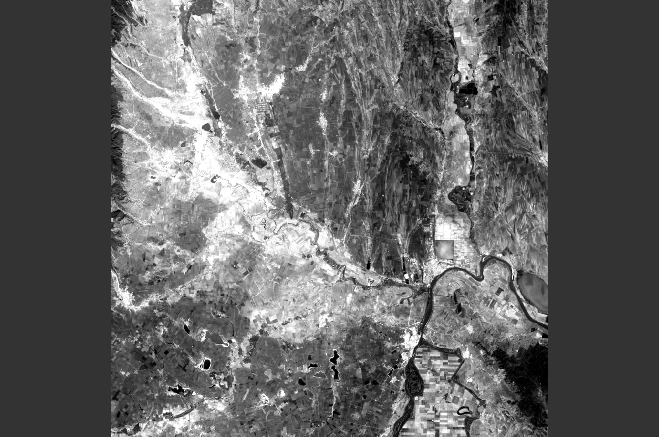
#> input picture alberto/img/S2B_MSIL1C_20220326T090609_N0400_R050_T35TNL_20220329T104039_B1.bmp, 1318 x 873 px, found by its file name (shown at 1/2 size)
$ jupyter execute --allow-errors Training_and_HPO.ipynb   (shell and % lines are left out)
#> lines starting #> are read from the running program, lines starting #| are printed output that depends on the picture
### Total Nitrogen Estimation in Agricultural Soils via Aerial Multispectral Imaging and LIBS

### Defining libraies

[cell 1]
import numpy as np
import pandas as pd
import matplotlib.pyplot as plt
import sklearn
import cv2
from sklearn.neural_network import MLPRegressor
from sklearn.svm import SVC,SVR
from sklearn.metrics import mean_squared_error
from sklearn.model_selection import train_test_split,cross_val_score
import itertools
import warnings
from sklearn.linear_model import LinearRegression
from sklearn.metrics import mean_squared_error
from sklearn.model_selection import GridSearchCV
from sklearn.model_selection import RandomizedSearchCV
#from evolutionary_search import EvolutionaryAlgorithmSearchCV
from scipy.stats import randint as sp_randint
import scipy.stats as stats
from random import randrange as sp_randrange
from math import sqrt
warnings.filterwarnings('ignore')
np.set_printoptions(precision=2)

### Loading the dataset- Multispectral characteristics of the soil and crops in red, near-infrared, and green spectral bands, computedvegetation indices, and environmental variables including air temperature and relative humidity

#> (a cell that did not finish here is left out)

### Defining inputs and target

#> (a cell that did not finish here is left out)

Loads the image

[cell 4]
b1 = cv2.imread("./content/S2B_MSIL1C_20220326T090609_N0400_R050_T35TNL_20220329T104039_B1.bmp", 0)
#> b1 is the input picture: shape (873, 1318); min 0, max 255, mean 99.3
b3 = cv2.imread("./content/S2B_MSIL1C_20220326T090609_N0400_R050_T35TNL_20220329T104039_B3.bmp", 0)
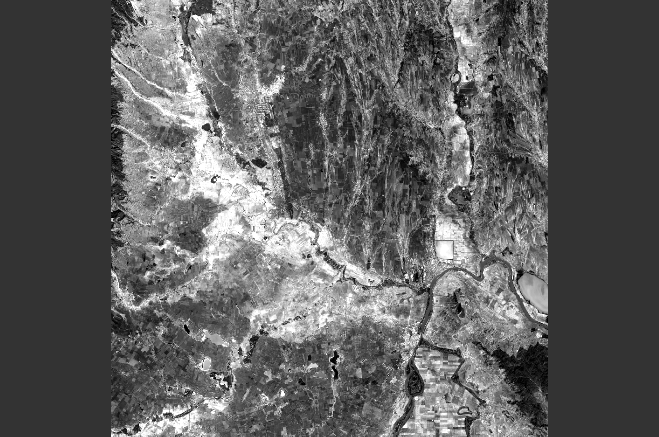
#> input picture alberto/img/S2B_MSIL1C_20220326T090609_N0400_R050_T35TNL_20220329T104039_B3.bmp, 1318 x 873 px, found by its file name (shown at 1/2 size)
#> b3 is the input picture: shape (873, 1318); min 0, max 255, mean 95.6
b2 = cv2.imread("./content/S2B_MSIL1C_20220326T090609_N0400_R050_T35TNL_20220329T104039_B2.bmp", 0)
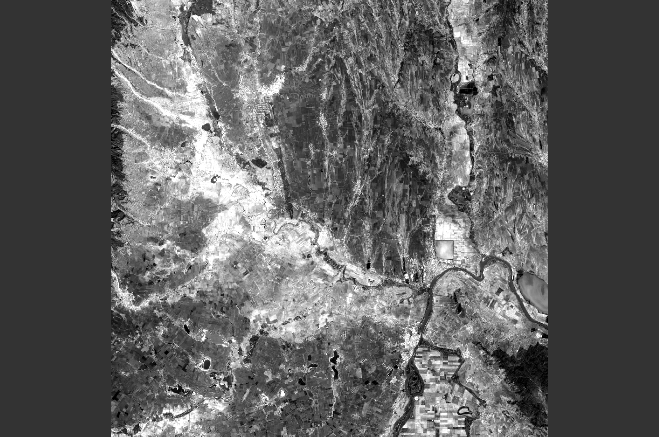
#> input picture alberto/img/S2B_MSIL1C_20220326T090609_N0400_R050_T35TNL_20220329T104039_B2.bmp, 1318 x 873 px, found by its file name (shown at 1/2 size)
#> b2 is the input picture: shape (873, 1318); min 0, max 255, mean 96.9
b4 = cv2.imread("./content/S2B_MSIL1C_20220326T090609_N0400_R050_T35TNL_20220329T104039_B4.bmp", 0)
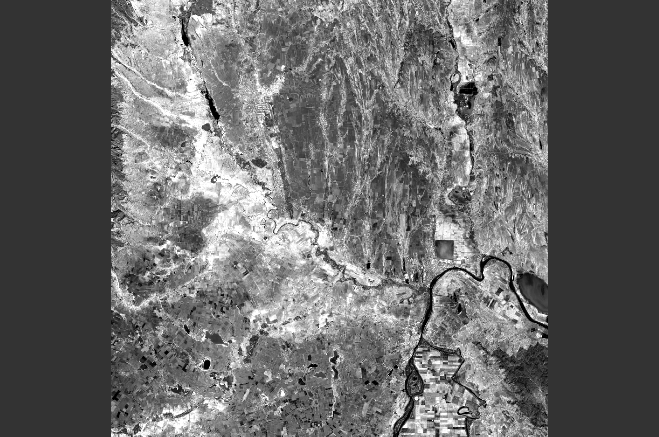
#> input picture alberto/img/S2B_MSIL1C_20220326T090609_N0400_R050_T35TNL_20220329T104039_B4.bmp, 1318 x 873 px, found by its file name (shown at 1/2 size)
#> b4 is the input picture: shape (873, 1318); min 0, max 255, mean 105.4
b5 = cv2.imread("./content/S2B_MSIL1C_20220326T090609_N0400_R050_T35TNL_20220329T104039_B5.bmp", 0)
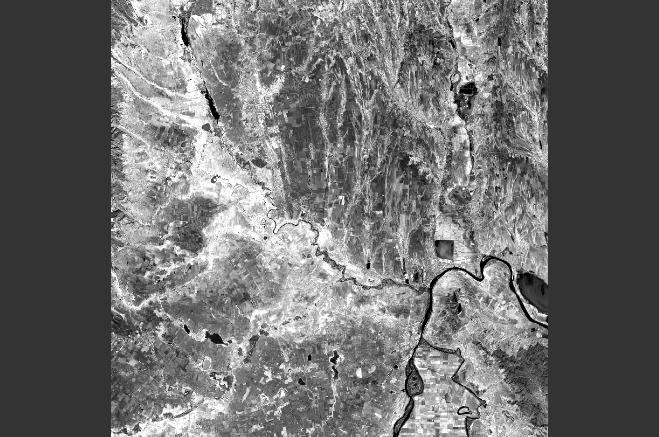
#> input picture alberto/img/S2B_MSIL1C_20220326T090609_N0400_R050_T35TNL_20220329T104039_B5.bmp, 1318 x 873 px, found by its file name (shown at 1/2 size)
#> b5 is the input picture: shape (873, 1318); min 0, max 255, mean 110.4
b6 = cv2.imread("./content/S2B_MSIL1C_20220326T090609_N0400_R050_T35TNL_20220329T104039_B6.bmp", 0)
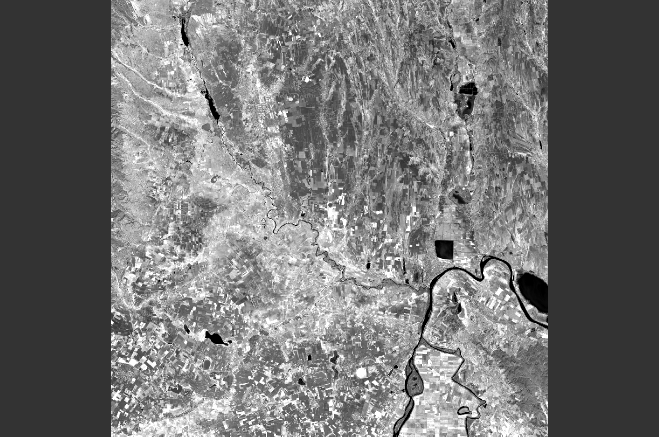
#> input picture alberto/img/S2B_MSIL1C_20220326T090609_N0400_R050_T35TNL_20220329T104039_B6.bmp, 1318 x 873 px, found by its file name (shown at 1/2 size)
#> b6 is the input picture: shape (873, 1318); min 0, max 255, mean 114.9
b7 = cv2.imread("./content/S2B_MSIL1C_20220326T090609_N0400_R050_T35TNL_20220329T104039_B7.bmp", 0)
b8 = cv2.imread("./content/S2B_MSIL1C_20220326T090609_N0400_R050_T35TNL_20220329T104039_B8.bmp", 0)
b8a = cv2.imread("./content/S2B_MSIL1C_20220326T090609_N0400_R050_T35TNL_20220329T104039_B8A.bmp", 0)
b9 = cv2.imread("./content/S2B_MSIL1C_20220326T090609_N0400_R050_T35TNL_20220329T104039_B9.bmp", 0)
b10 = cv2.imread("./content/S2B_MSIL1C_20220326T090609_N0400_R050_T35TNL_20220329T104039_B10.bmp", 0)

[cell 5]
#shape == 873x1318
b8 = cv2.imread("./content/S2B_MSIL1C_20220326T090609_N0400_R050_T35TNL_20220329T104039_B1.bmp", 0)
b9 = cv2.imread("./content/S2B_MSIL1C_20220326T090609_N0400_R050_T35TNL_20220329T104039_B1.bmp")
print(b8.shape)
#| (873, 1318)
print(b9.shape)
#| (873, 1318, 3)

### HOW TO OPEN TIFF

[cell 6]
from osgeo import gdal
#> (the rest of this cell did not finish here and is left out)

[cell 7]
plt.imshow(b8)
plt.show()

[cell 8]
data = np.array(b8)
flatten = data.flatten()
print(data.shape)
#| (873, 1318)
print(flatten.shape)
#| (1150614,)

try to reassamble

[cell 9]
img = flatten.reshape(873,1318)
plt.imshow(img)
plt.colorbar()
plt.show()
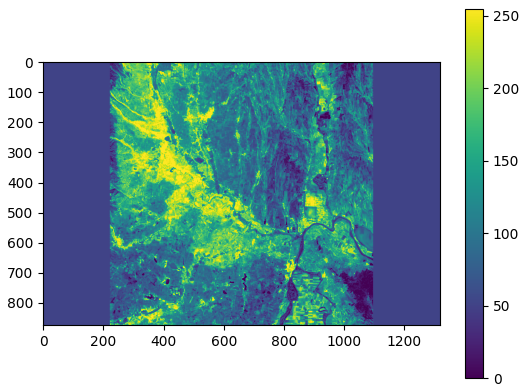
#> figure drawn by matplotlib, 2 panels

build pd dataframe
i need 3-4-8
and compute NDVI

[cell 10]
#b3 = cv2.imread("./content/S2B_MSIL1C_20220326T090609_N0400_R050_T35TNL_20220329T104039_B3.bmp", 0)
#b4 = cv2.imread("./content/S2B_MSIL1C_20220326T090609_N0400_R050_T35TNL_20220329T104039_B4.bmp",0)
#b8 = cv2.imread("./content/S2B_MSIL1C_20220326T090609_N0400_R050_T35TNL_20220329T104039_B8.bmp",0)

#flatten
dum1 = np.array(b3)
dum2 =np.array(b4)
dum3 =np.array(b8)

flat3 = dum1.flatten()
flat4 =dum2.flatten()
flat8 =dum3.flatten()

#print(flat4[220:600])
#print("NEWNEW", flat8[200:600])
NVIDnum = np.subtract(flat8,flat4,dtype=np.int16)
NVIDden = np.add(flat4,flat8,dtype=np.int16)
NVIDden = NVIDden.astype('float')
NVIDden[NVIDden==0] = 0.1
n_zero = np.count_nonzero(NVIDden)
#> n_zero = 1150614
print(n_zero, "NONZER")
#| 1150614 NONZER
print(NVIDden.shape)
#| (1150614,)
NVID = np.divide(NVIDnum,NVIDden)
nan = np.count_nonzero(np.isnan(NVID))
#> nan = 0
print(nan,"NAN number")
#| 0 NAN number
#print("NEW",NVID[200:600])

df1 = pd.DataFrame({"NVID":NVID,"RED":flat4,'NIR':flat8, "G":flat3})
#> df1 = table of 1150614 rows and 4 columns
print(df1.shape)
#| (1150614, 4)
#iniziano a essere != 0 dal 222
#remove useless? am I breaking smth?
#this is the only one i use => then resubstitue in the original one => easier to retriev pic
dfpredict = df1[(df1.NIR != 51) & (df1.RED !=51) & (df1.G!=51)]
#> dfpredict = table of 754037 rows and 4 columns
print(dfpredict.shape,"dataframe without useless")
#| (754037, 4) dataframe without useless
#this is the rows that have NaN
#a= df[df.isna().any(axis=1)]
#print(a.shape)
#nice
dfpredict = dfpredict.dropna()
print("dataframw without nans",dfpredict.shape)
#| dataframw without nans (754037, 4)
dfpredict.head(100)
#> Out = table of 100 rows and 4 columns

### PROVO A CANCELLARE INUTILI SUBITO

[cell 11]
print(dum1.shape)
#| (873, 1318)
dum1 = dum1[dum1!=51]
print(dum1.shape)
#| (758230,)

#plt.imshow(dum1)
#plt.show()

### Test-train data split THIS IS FOR MODEL TRAINING AND EVALUATION

#> (a cell that did not finish here is left out)

### ML model, hyper-parameter optimization

#### MLP Default

[cell 13]

mlp_regressor  = MLPRegressor(random_state=123)
#> (the rest of this cell did not finish here and is left out)

#### MLP RandomSearch

[cell 14]
params = {'activation': ['relu', 'tanh', 'logistic', 'identity'],
          'hidden_layer_sizes': sp_randint(10, 150),
          'solver': ['lbfgs', 'adam'],
          'learning_rate' : ['constant', 'adaptive', 'invscaling'],
         }

n_iter_search=25

mlp_regressor_random = RandomizedSearchCV(MLPRegressor(random_state=123), param_distributions=params, n_iter=n_iter_search, cv=5, verbose=5,n_jobs=-1)
#> (the rest of this cell did not finish here and is left out)

### Prediction with real data

#> (a cell that did not finish here is left out)

### THIS IS "OUTPUT" TO FRONT-END

#> (a cell that did not finish here is left out)

### Rebuilding

#> (a cell that did not finish here is left out)

#> (a cell that did not finish here is left out)

[cell 19]
def apply_brightness_contrast(input_img, brightness = 0, contrast = 0):

    if brightness != 0:
        if brightness > 0:
            shadow = brightness
            highlight = 255
        else:
            shadow = 0
            highlight = 255 + brightness
        alpha_b = (highlight - shadow)/255
        gamma_b = shadow

        buf = cv2.addWeighted(input_img, alpha_b, input_img, 0, gamma_b)
    else:
        buf = input_img.copy()

    if contrast != 0:
        f = 131*(contrast + 127)/(127*(131-contrast))
        alpha_c = f
        gamma_c = 127*(1-f)

        buf = cv2.addWeighted(buf, alpha_c, buf, 0, gamma_c)

    return buf

#> (a cell that did not finish here is left out)

#> (a cell that did not finish here is left out)

#> (a cell that did not finish here is left out)

[cell 23]
colored = np.dstack([b4, b3, b2]).astype(np.uint8)
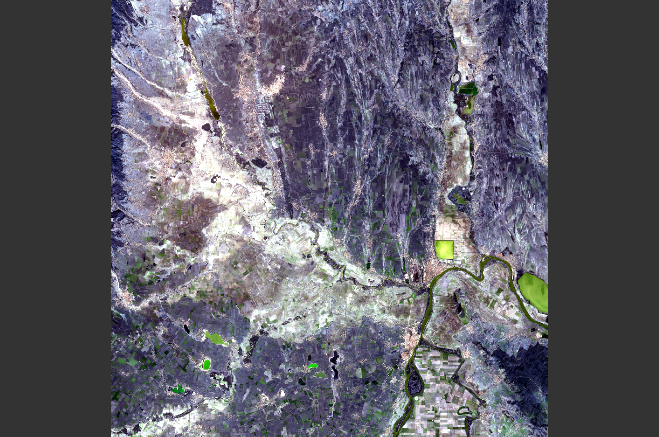
#> colored: shape (873, 1318, 3) (shown at 1/2 size); mean of channels 0, 1, 2 105.4, 95.6, 96.9; drawn as B, G, R
#> (the rest of this cell did not finish here and is left out)
